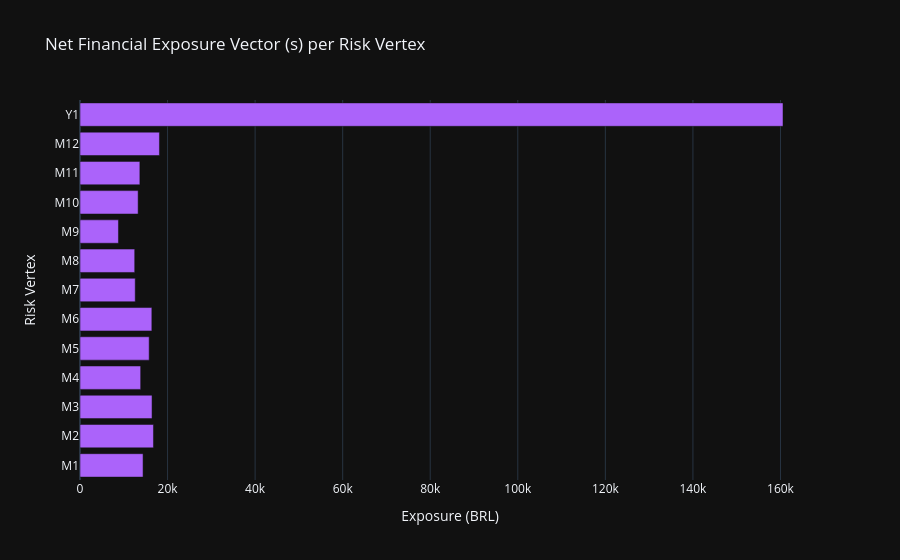
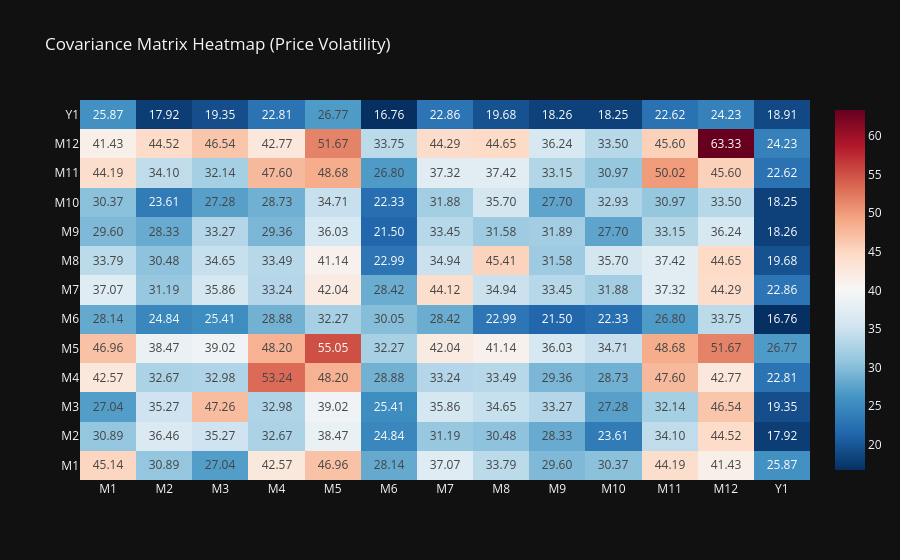

Source (notebook cell) for these figures, in order:
### Markdown cell above
Parametric VaR Calculation

Here we estimate the Value at Risk (VaR) with 95% confidence. The engine maps the monthly exposures to the risk vertices (M1, M2... Y1) and applies the Delta-Normal approach.

### Code cell
# Calculate VaR
var_value, exposure_financial = engine.calculate_parametric_var(portfolio_balance, risk_matrix, BASE_DATE)

print(f"--- Parametric VaR (95%): BRL {var_value:,.2f} ---")

# --- Chart 1: Financial Exposure Vector (s) ---
fig_exp = px.bar(
    exposure_financial, 
    orientation='h', # Horizontal bars look better for vertex labels
    title='Net Financial Exposure Vector (s) per Risk Vertex',
    labels={'index': 'Risk Vertex', 'value': 'Exposure (BRL)'},
    color_discrete_sequence=['#AB63FA'] # A nice purple color
)
fig_exp.update_layout(showlegend=False)
fig_exp.show()

# --- Chart 2: Risk Matrix Heatmap ---
# Using imshow is the easiest way to plot matrix heatmaps in Plotly
fig_heat = px.imshow(
    risk_matrix,
    text_auto='.2f', # Show correlation values inside cells
    aspect="auto",
    title='Covariance Matrix Heatmap (Price Volatility)',
    color_continuous_scale='RdBu_r', # Red-Blue diverging scale (Red = High Covariance)
    origin='lower' # Standard matrix orientation
)

fig_heat.update_xaxes(side="bottom")
fig_heat.show()

### Figure 1 — Plotly figure (JSON) as saved in the notebook; plotly's stock layout.template omitted (floating-point values rounded to 4 significant figures)
{"data": [{"hovertemplate": "variable=MW_Avg<br>Exposure (BRL)=%{x}<br>Risk Vertex=%{y}<extra></extra>", "legendgroup": "MW_Avg", "marker": {"color": "#AB63FA", "pattern": {"shape": ""}}, "name": "MW_Avg", "orientation": "h", "showlegend": true, "textposition": "auto", "type": "bar", "x": [14400.0, 16780.0, 16450.0, 13860.0, 15800.0, 16410.0, 12620.0, 12500.0, 8786.0, 13280.0, 13670.0, 18150.0, 160600.0], "xaxis": "x", "y": ["M1", "M2", "M3", "M4", "M5", "M6", "M7", "M8", "M9", "M10", "M11", "M12", "Y1"], "yaxis": "y"}], "layout": {"barmode": "relative", "legend": {"title": {"text": "variable"}, "tracegroupgap": 0}, "showlegend": false, "title": {"text": "Net Financial Exposure Vector (s) per Risk Vertex"}, "xaxis": {"anchor": "y", "domain": [0, 1], "title": {"text": "Exposure (BRL)"}}, "yaxis": {"anchor": "x", "domain": [0, 1], "title": {"text": "Risk Vertex"}}}}

### Figure 2 — Plotly figure (JSON) as saved in the notebook; plotly's stock layout.template omitted (floating-point values rounded to 4 significant figures; data arrays with more than 128 entries replaced by an {"elided": "..."} marker saying what was removed)
{"data": [{"coloraxis": "coloraxis", "hovertemplate": "x: %{x}<br>y: %{y}<br>color: %{z}<extra></extra>", "name": "0", "texttemplate": "%{z:.2f}", "type": "heatmap", "x": ["M1", "M2", "M3", "M4", "M5", "M6", "M7", "M8", "M9", "M10", "M11", "M12", "Y1"], "xaxis": "x", "y": ["M1", "M2", "M3", "M4", "M5", "M6", "M7", "M8", "M9", "M10", "M11", "M12", "Y1"], "yaxis": "y", "z": {"elided": "13x13 float values"}}], "layout": {"coloraxis": {"colorscale": [[0, "rgb(5,48,97)"], [0.1, "rgb(33,102,172)"], [0.2, "rgb(67,147,195)"], [0.3, "rgb(146,197,222)"], [0.4, "rgb(209,229,240)"], [0.5, "rgb(247,247,247)"], [0.6, "rgb(253,219,199)"], [0.7, "rgb(244,165,130)"], [0.8, "rgb(214,96,77)"], [0.9, "rgb(178,24,43)"], [1, "rgb(103,0,31)"]]}, "title": {"text": "Covariance Matrix Heatmap (Price Volatility)"}, "xaxis": {"anchor": "y", "domain": [0, 1], "side": "bottom"}, "yaxis": {"anchor": "x", "autorange": true, "domain": [0, 1]}}}
